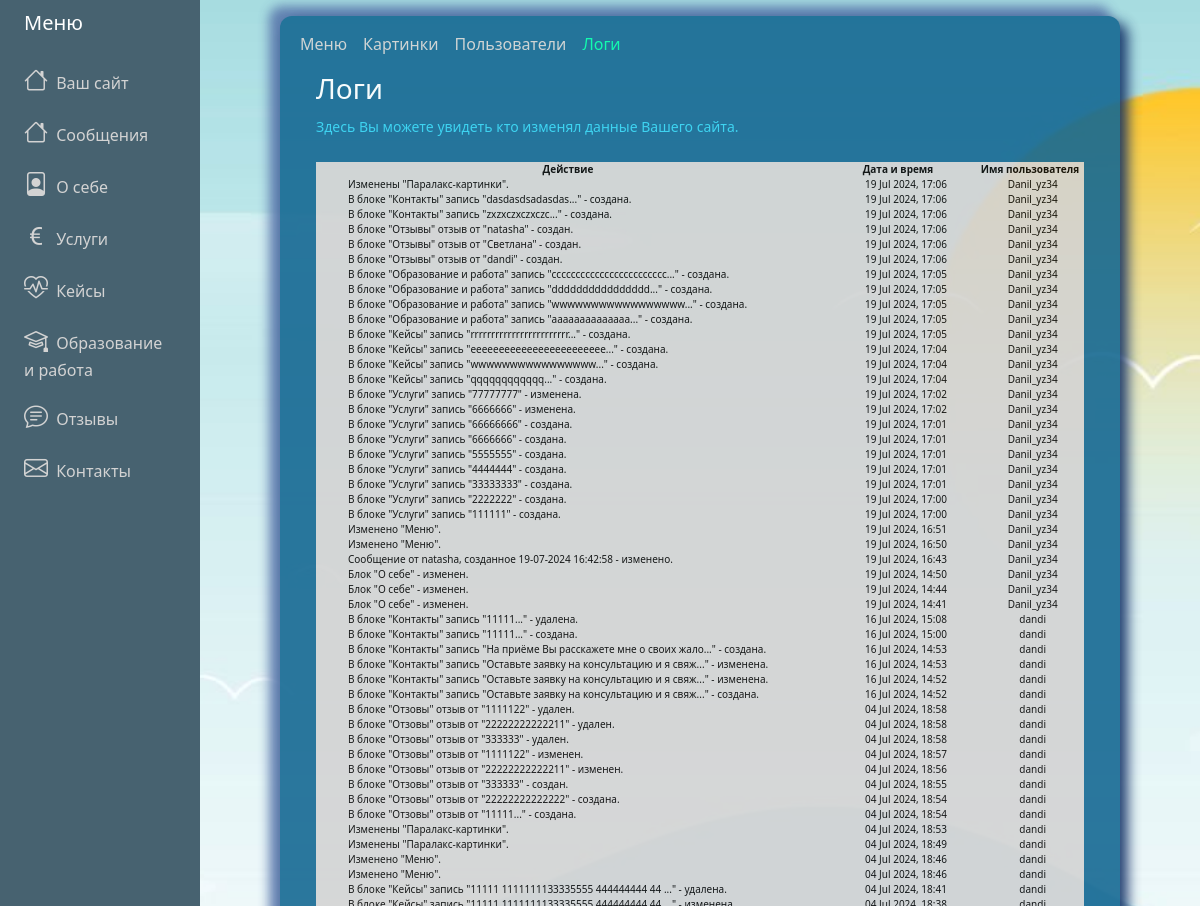
The app's page /adminPanel/settings/logs/ (signed in, upper part), older data.
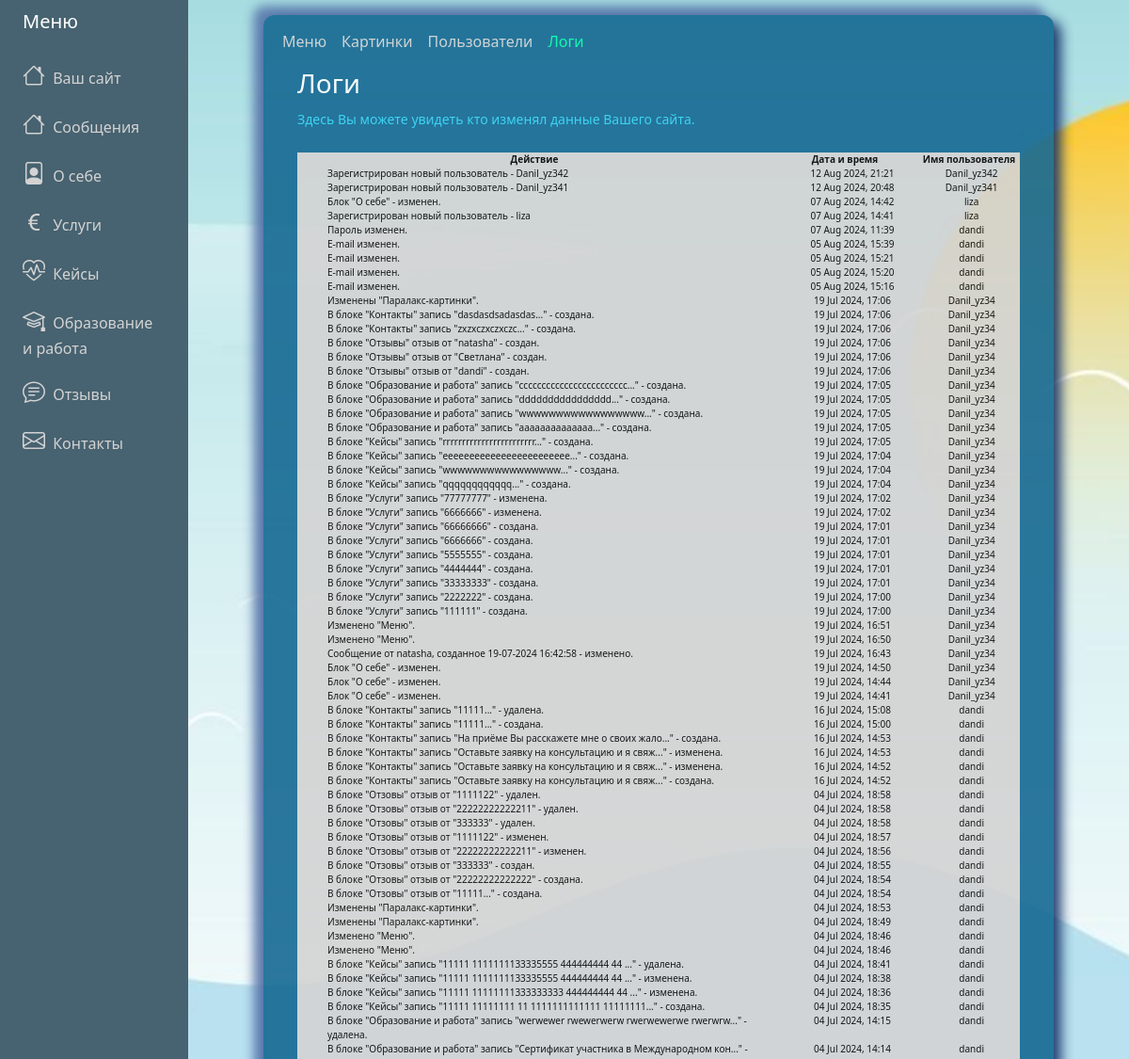
The same page, newer data.
### adminPanel/models.py (models this page shows)
class LogMessage(models.Model):
    username = models.CharField('Пользователь', max_length=200, null=True, blank=True)
    text = models.TextField('Лог', null=True, blank=True)
    created_at = models.DateTimeField(auto_now_add=True)

### adminPanel/views.py (the view)
# urls.py: path('adminPanel/settings/logs/', LogsView.as_view(), name="settings-logs"),
class  LogsView(LoginRequiredMixin,ListView):
    model = LogMessage
    template_name = "adminPanel/settings-logs.html"
    context_object_name = "posts"
    def get_queryset(self):
        if self.request.user.is_superuser:
            return LogMessage.objects.all().order_by('-created_at')
        else:
            return LogMessage.objects.filter(username=self.request.user).order_by('-created_at')
    def get_context_data(self, **kwargs):
        context = super().get_context_data(**kwargs)
        context['title'] = 'Логи'
        context['active'] = 'settings-logs'
        context['menu'] = request_menu(self.request)
        return context

### adminPanel/views.py (called while the page is built)
def request_menu(request):
    user_id = request.user.id  # Получаем id текущего пользователя
    menu = Menu.objects.filter(user_id=user_id).first()  # Используем user_id для фильтрации
    return menu

### adminPanel/templates/adminPanel/settings-logs.html (shortened to what this page needs)
{% extends "adminPanel/base.html" %}
{% block content %}
<div class="container">
    <div id="innerPage">
        {% include 'adminPanel/includes/nav.html' %}
        <div class="row align-items-right justify-content-center">
            <div class="col-12 text-white px-5">
                <div class="lead">
                    <h3>Логи</h3>
                    <p class="fs-6 mb-4">
                        <small class="label-color">Здесь Вы можете увидеть кто изменял данные Вашего сайта.</small>
                    </p>
                </div>
            </div>
        </div>
        <div class="row align-items-start justify-content-center">
            <div class="col-sm-12 col-xs-12 px-5">
                <div class="logs title">
                    <div class="row">
                        <div class="col-8">Действие</div>
                        <div class="col-2">Дата и время</div>
                        <div class="col-2">Имя пользователя</div>
                    </div>
                </div>
                <ol class="logs list">
                    {% for post in posts %}
                    <li>
                        <div class="row">
                            <div class="col-8">{{post.text}}</div>
                            <div class="col-2 text-center">{{post.created_at|date:"d M Y, H:i"}}</div>
                            <div class="col-2 text-center">{{post.username}}</div>
                        </div>
                        {% endfor %}
                </ol>
            </div>
        </div>
    </div>
</div>
{% endblock content %}

Row changes from the older to the newer data that the page shows:
added LogMessage: text "Зарегистрирован новый пользователь - Danil_yz342", created_at "12 Aug 2024, 21:21", username "Danil_yz342"
added LogMessage: text "Зарегистрирован новый пользователь - Danil_yz341", created_at "12 Aug 2024, 20:48", username "Danil_yz341"
added LogMessage: text "Блок \"О себе\" - изменен.", created_at "07 Aug 2024, 14:42", username "liza"
added LogMessage: text "Зарегистрирован новый пользователь - liza", created_at "07 Aug 2024, 14:41", username "liza"
added LogMessage: text "Пароль изменен.", created_at "07 Aug 2024, 11:39", username "dandi"
added LogMessage: text "E-mail изменен.", created_at "05 Aug 2024, 15:39", username "dandi"
added LogMessage: text "E-mail изменен.", created_at "05 Aug 2024, 15:21", username "dandi"
added LogMessage: text "E-mail изменен.", created_at "05 Aug 2024, 15:20", username "dandi"
added LogMessage: text "E-mail изменен.", created_at "05 Aug 2024, 15:16", username "dandi"
now on this page (row unchanged): LogMessage: text "В блоке \"Кейсы\" запись \"11111 1111111133335555 444444444 44 ...\" - изменена.", created_at "04 Jul 2024, 18:38", username "dandi"
now on this page (row unchanged): LogMessage: text "В блоке \"Кейсы\" запись \"11111 11111111333333333 444444444 44 ...\" - изменена.", created_at "04 Jul 2024, 18:36", username "dandi"
now on this page (row unchanged): LogMessage: text "В блоке \"Кейсы\" запись \"11111 11111111 11 1111111111111 11111111...\" - создана.", created_at "04 Jul 2024, 18:35", username "dandi"
now on this page (row unchanged): LogMessage: text "В блоке \"Образование и работа\" запись \"werwewer rwewerwerw rwerwewerwe rwerwrw...\" - удалена.", created_at "04 Jul 2024, 14:15", username "dandi"
now on this page (row unchanged): LogMessage: created_at "04 Jul 2024, 14:14", username "dandi"
